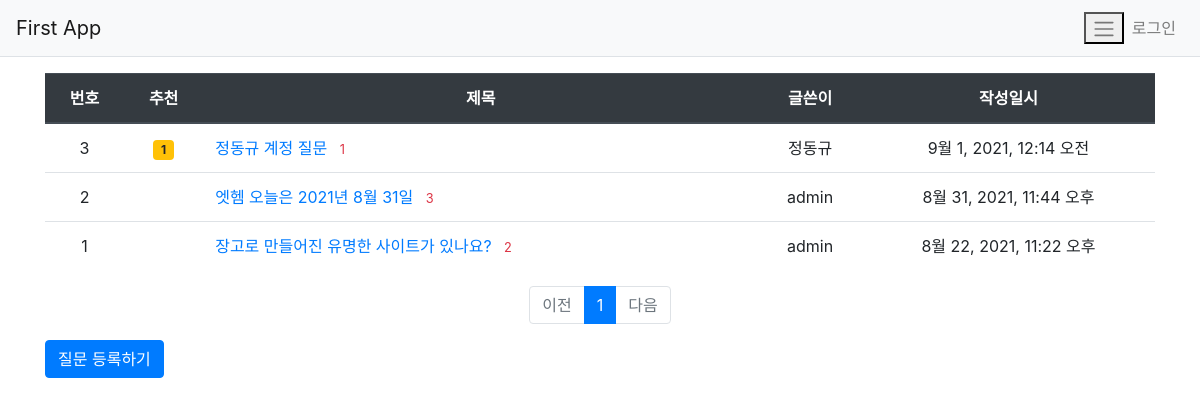
The app's page /firstapp/ with its own data.
### firstapp/models.py (models this page shows, shortened)
class Question(models.Model) :
    author = models.ForeignKey(User, on_delete=models.CASCADE,
                               related_name='author_question')
    subject = models.CharField(max_length=200)
    content = models.TextField()
    create_date = models.DateTimeField()
    modify_date = models.DateTimeField(null=True, blank=True)
    voter = models.ManyToManyField(User,
                                   related_name='voter_questiion')

### firstapp/views/base_views.py (the view)
# urls.py: path('',base_views.index, name='index'), # / 페이지에 해당하는 urlpattern
def index(request) :
    page = request.GET.get('page','1') #페이지
    question_list = Question.objects.order_by('-create_date')
    paginator = Paginator(question_list, 10) # 페이지당 10개씩 보기 설정
    page_obj = paginator.get_page(page)
    context = {'question_list' : page_obj} #paginator를 통해 페이지 번호와 보기 개수까지 받기
    return render(request, 'firstapp/question_list.html', context)

### firstapp/templatetags/firstapp_filter.py (called while the page is built)
@register.filter
def sub(value, arg) :
    return value - arg

### templates/firstapp/question_list.html (shortened to what this page needs)
{% extends 'base.html' %}
{% load firstapp_filter %}
{% block content %}
{% load static %}
<div class="container my-3">
    <table class="table">
        <thead>
        <tr class="text-center thead-dark">
            <th>번호</th>
            <th>추천</th>
            <th style="width:50%">제목</th>
            <th>글쓴이</th>
            <th>작성일시</th>
        </tr>
        </thead>
        <tbody>
        {% if question_list %}
        {% for question in question_list %}
        <tr class="text-center">
            <td>{{ question_list.paginator.count|sub:question_list.start_index|sub:forloop.counter0|add:1 }}</td>
            <td>
                {% if question.voter.all.count > 0 %}
                <span class="badge badge-warning px-2 py-1">
                    {{ question.voter.all.count }}
                </span>
                {% endif %}
            </td>
            <td class="text-left">
                <a href="{% url 'firstapp:detail' question.id %}">
                    {{ question.subject }}
                    {% if question.answer_set.count > 0 %}
                    <span class="text-danger small ml-2">
                        {{ question.answer_set.count }}
                    </span>
                    {% endif %}
                </a>
            </td>
            <td>{{ question.author.username }}</td>
            <td>{{ question.create_date }}</td>
        </tr>
        {% endfor %}
        {% else %}
        <tr>
            <td colspan="3">질문이 없습니다.</td>
        </tr>
        {% endif %}
        </tbody>
    </table>
    <ul class="pagination justify-content-center">
        {% if question_list.has_previous %}
        <li class="page-item">
            <a class="page-link"
                href="?page={{ question_list.previous_page_number }}">
                이전
            </a>
        </li>
        {% else %}
        <li class="page-item disabled">
            <a class="page-link" tabindex="-1" aria-disabled="true" href="#">
                이전
            </a>
        </li>
        {% endif %}
        {% for page_number in question_list.paginator.page_range %}
        {% if page_number >= question_list.number|add:-5 and page_number <= question_list.number|add:5 %}
            {% if page_number == question_list.number %}
            <li class="page-item active" aria-current="page">
                <a class="page-link" href="?page={{page_number}}">
                    {{ page_number }}
                </a>
            </li>
            {% else %}
            <li class="page-item">
                <a class="page-link" href="?page={{page_number}}">
                    {{ page_number }}
                </a>
            </li>
            {% endif %}
        {% endif %}
        {% endfor %}
        {% if question_list.has_next %}
        <li class="page-item">
            <a class="page-link"
                href="?page={{ question_list.next_page_number }}">
                다음
            </a>
        </li>
        {% else %}
        <li class="page-item disabled">
            <a class="page-link" tabindex="-1" aria-disabled="true" href="#">
                다음
            </a>
        </li>
        {% endif %}
    </ul>
    <a href="{% url 'firstapp:question_create' %}" class="btn btn-primary">
        질문 등록하기
    </a>
</div>
{% endblock %}

### records on screen
Question: paginator.count|sub "3", voter.all.count "1", subject "정동규 계정 질문", answer_set.count "1", author.username "정동규", create_date "9월 1, 2021, 12:14 오전"
Question: paginator.count|sub "2", subject "엣헴 오늘은 2021년 8월 31일", answer_set.count "3", author.username "admin", create_date "8월 31, 2021, 11:44 오후"
Question: paginator.count|sub "1", subject "장고로 만들어진 유명한 사이트가 있나요?", answer_set.count "2", author.username "admin", create_date "8월 22, 2021, 11:22 오후"

### other values on screen
{{ page_number }} "1"
